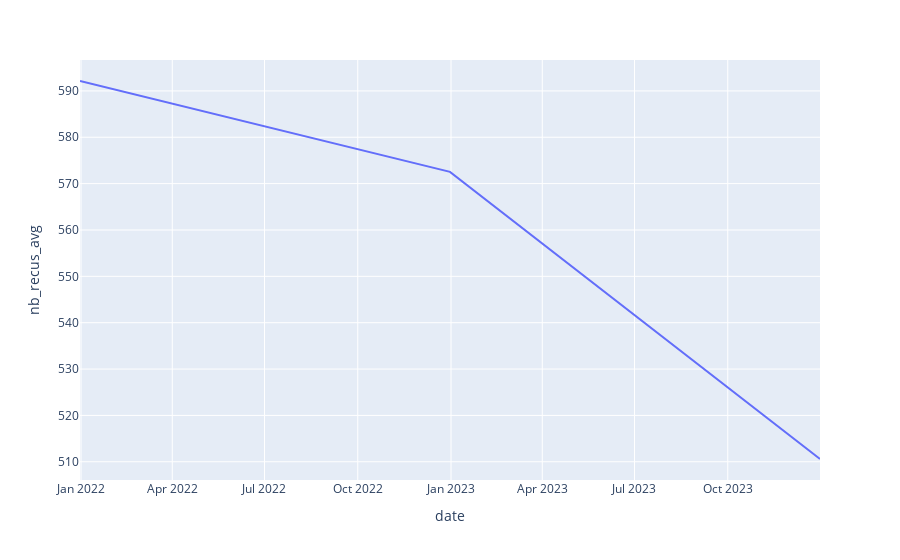

Notebook cell for this chart:
### Markdown cell above
## Tendance Globale

### Code cell
df = df_tel.groupby(pd.Grouper(freq = 'Y')).agg(nb_recus_avg = ('nb_recus' , 'mean')).reset_index()
fig = px.line(df, x="date", y="nb_recus_avg")
fig.show()

### Figure 1 — Plotly figure (JSON) as saved in the notebook; plotly's stock layout.template omitted (floating-point values rounded to 4 significant figures)
{"data": [{"hovertemplate": "date=%{x}<br>nb_recus_avg=%{y}<extra></extra>", "legendgroup": "", "line": {"color": "#636efa", "dash": "solid"}, "marker": {"symbol": "circle"}, "mode": "lines", "name": "", "orientation": "v", "showlegend": false, "type": "scatter", "x": ["2021-12-31T00:00:00", "2022-12-31T00:00:00", "2023-12-31T00:00:00"], "xaxis": "x", "y": [592.1, 572.5, 510.6], "yaxis": "y"}], "layout": {"legend": {"tracegroupgap": 0}, "margin": {"t": 60}, "xaxis": {"anchor": "y", "domain": [0, 1], "title": {"text": "date"}}, "yaxis": {"anchor": "x", "domain": [0, 1], "title": {"text": "nb_recus_avg"}}}}
